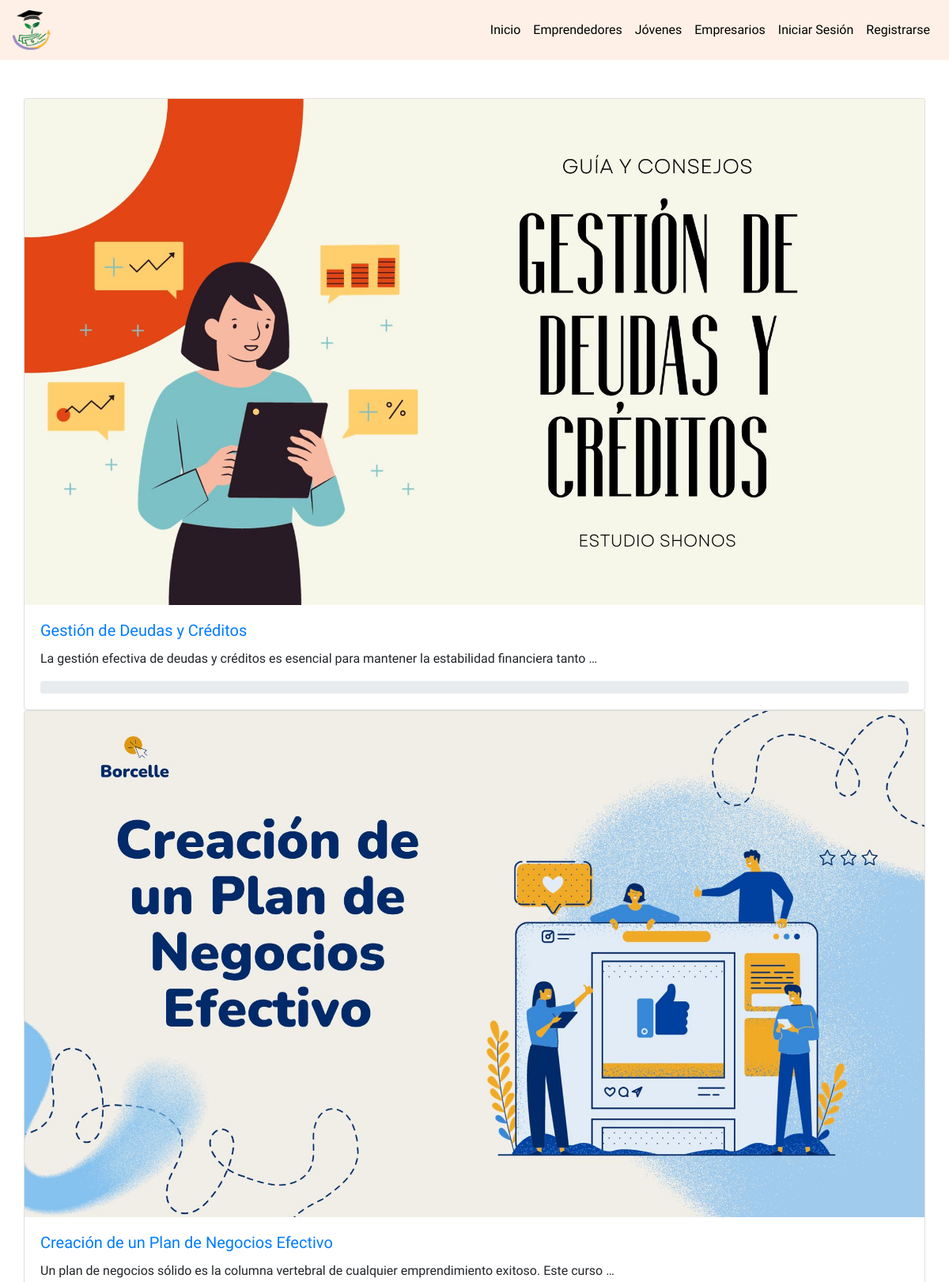
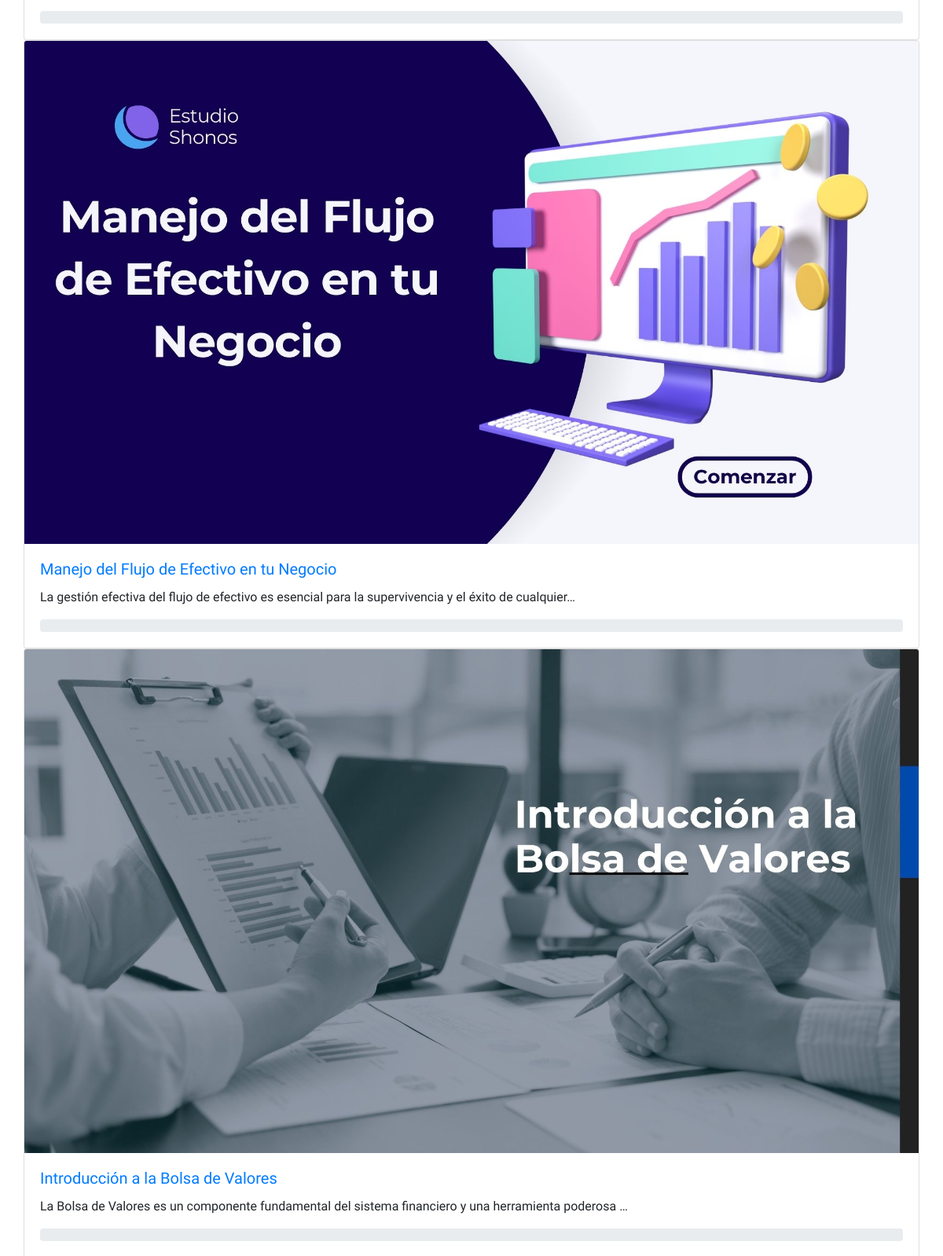
The page /Contenido/sin_inicio (upper part) on the database its author committed (2 pictures, top to bottom).
### Money/models.py (models this page shows, shortened)
class Curso(models.Model):
    titulo = models.CharField(max_length=200)
    descripcion = models.TextField()
    CATEGORIAS_CHOICES = [
        ('EconomiaPersonal', 'Economía Personal'),
        ('FundamentosEmprendimiento', 'Fundamentos de Emprendimiento'),
        ('GestionFinancieraEmpresarial', 'Gestión Financiera Empresarial'),
        ('InversionesMercadosFinancieros', 'Inversiones y Mercados Financieros'),
        ('ImpuestosObligacionesLegales', 'Impuestos y Obligaciones Legales'),
        ('TecnologiaFinanzas', 'Tecnología y Finanzas'),
        ('DesarrolloHabilidadesSoft', 'Desarrollo de Habilidades Soft'),
        ('TendenciasActualidadFinanciera', 'Tendencias y Actualidad Financiera'),
    ]
    categoria = models.CharField(max_length=100, choices=CATEGORIAS_CHOICES, default='EconomiaPersonal')
    destacado = models.BooleanField(default=False)
    duracion = models.DurationField(null=True, blank=True)  # Duración total del curso
    fecha_creacion = models.DateTimeField(default=timezone.now)
    instructor = models.ForeignKey(User, on_delete=models.CASCADE, related_name='cursos_creados')
    precio = models.DecimalField(max_digits=10, decimal_places=2)
    imagen = models.ImageField(upload_to='cursos/', null=True, blank=True)
    vistas = models.PositiveIntegerField(default=0)
    lecciones_completadas = models.PositiveIntegerField(default=0)

### Money/views.py (the view)
# urls.py: path('Contenido/sin_inicio', views.index_contenido_sin_inicio, name='index_contenido_sin_inicio'),
def index_contenido_sin_inicio(request):
    cursos = Curso.objects.all()
    context = {
        'cursos': cursos,
    }
    return render(request, 'cursos.html', context)

### Money/templates/cursos.html (shortened to what this page needs)
{% extends "contenido/base.html" %}
{% block content %}
<div class="container">
    <div class="tab-content" id="myTabContent">
        <div class="tab-pane fade show active" id="todos" role="tabpanel">
            {% for curso in cursos %}
            <div class="card">
                <img src="{{ curso.imagen.url }}" class="card-img-top" alt="{{ curso.titulo }}">
                <div class="card-body">
                    <h5 class="card-title">
                        <a href="{% url 'detalle_curso' curso.id %}">{{ curso.titulo }}</a>
                    </h5>
                    <p class="card-text">{{ curso.descripcion|truncatechars:100 }}</p>
                    <div class="progress">
                    </div>
                </div>
            </div>
            {% endfor %}
        </div>
    </div>
</div>
{% endblock %}

### Money/templates/contenido/base.html (style rules this page uses)
body { font-family: 'Scope One', serif; background-color: #fff; display: flex; flex-direction: column; align-items: stretch; min-height: 100vh; }
.container { display: flex; flex-direction: column; flex-grow: 2; background-color: #fff; padding: 0; }

### rows shown on the page
Curso: imagen (picture), titulo "Gestión de Deudas y Créditos", descripcion "La gestión efectiva de deudas y créditos es esencial para mantener la estabilidad financiera tanto …"
Curso: imagen (picture), titulo "Creación de un Plan de Negocios Efectivo", descripcion "Un plan de negocios sólido es la columna vertebral de cualquier emprendimiento exitoso. Este curso …"
Curso: imagen (picture), titulo "Manejo del Flujo de Efectivo en tu Negocio", descripcion "La gestión efectiva del flujo de efectivo es esencial para la supervivencia y el éxito de cualquier…"
Curso: imagen (picture), titulo "Introducción a la Bolsa de Valores", descripcion "La Bolsa de Valores es un componente fundamental del sistema financiero y una herramienta poderosa …"
